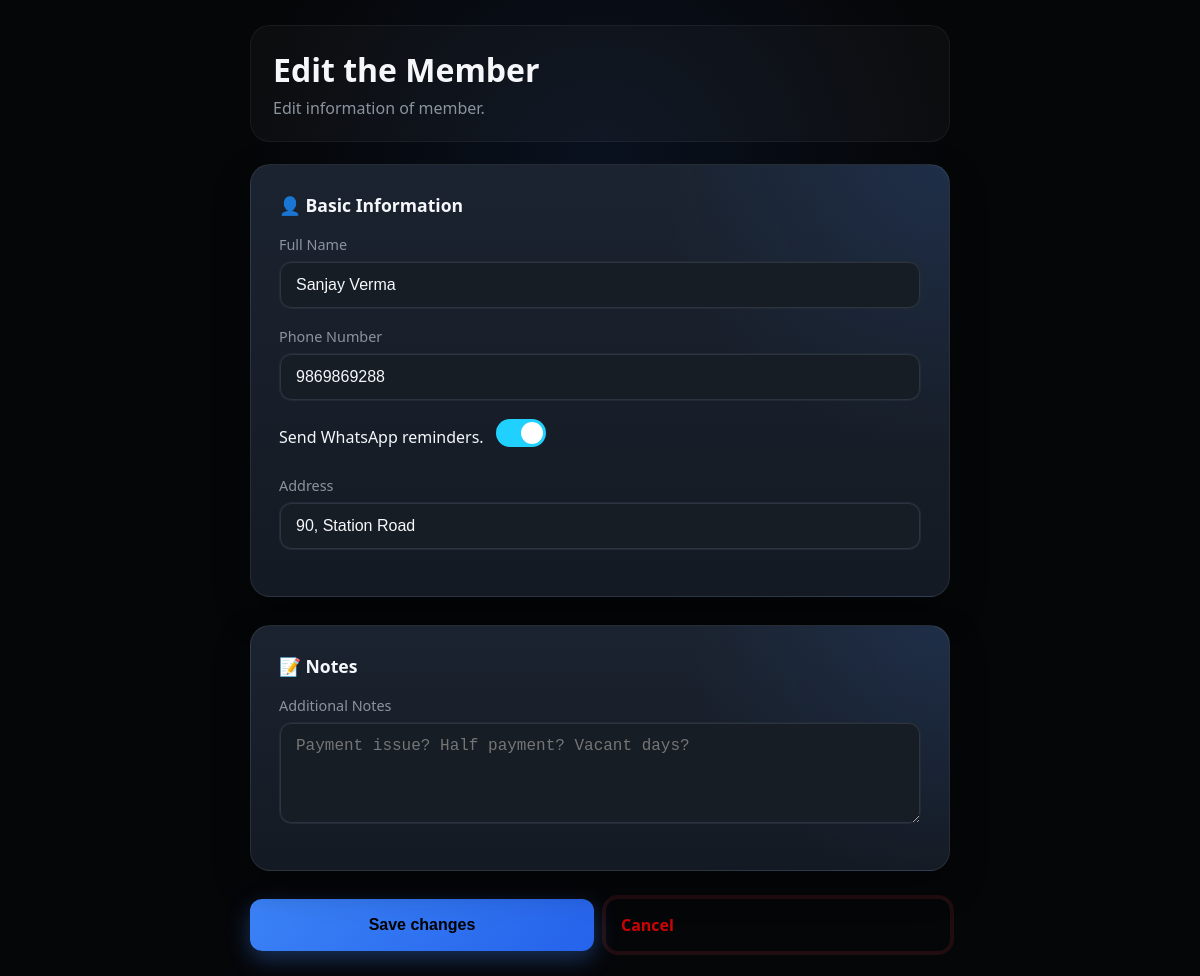
The page /members/529/edit (signed in) on the database its author committed.
### models.py (models this page shows, shortened)
class Member(db.Model):
    __tablename__ = "member"
    id = db.Column(db.Integer, primary_key=True)
    owner_id = db.Column(
        db.Integer,
        db.ForeignKey("gym_owner.id"),
        nullable=False,
        index=True
    )
    name = db.Column(db.String(100), nullable=False)
    address = db.Column(db.String(150), nullable=False)
    phone = db.Column(db.String(15), nullable=False)
    join_date = db.Column(db.Date, nullable=False)
    notes = db.Column(db.Text)
    membership_active = db.Column(db.Boolean, default=True, nullable=False)
    send_membership_reminder = db.Column(db.Boolean, default=True)
    current_plan_id = db.Column(
        db.Integer,
        db.ForeignKey("membership_plan.id")
    )
    current_plan = db.relationship("MembershipPlan", foreign_keys=[current_plan_id])
    membership_start = db.Column(db.Date)
    membership_expiry = db.Column(db.Date)
    memberships = db.relationship(
        "Membership",
        backref="member",
        lazy=True,
        cascade="all, delete-orphan"
    )
    attendance = db.relationship(
        "Attendance",
        backref="member",
        lazy=True,
        cascade="all, delete-orphan"
    )
    __table_args__ = (
        db.UniqueConstraint(
            "owner_id",
            "name",
            name="uq_owner_member_name"
        ),
    )

### routes/members.py (the view, shortened to what this page needs)
@members_bp.route("/members/<int:member_id>/edit", methods=["GET", "POST"])
@login_required
def edit_member(member_id):
    member = Member.query.filter_by(id=member_id, owner_id=current_user.id).first_or_404()
    errors, server_error = {}, False
    return render_template("edit_member.html", member=member, errors=errors, server_error=server_error)

### templates/edit_member.html (shortened to what this page needs)
<!doctype html>
<html lang="en">
<head>
  <link rel="stylesheet" href="{{url_for('static', filename='css/add_member.css') }}" />
</head>
<body>
  <div class="container">
    <header>
      <h1>Edit the Member</h1>
      <p>Edit information of member.</p>
    </header>
    <form action="/members/{{ member.id }}/edit" method="POST">
      <section class="card">
        <h2>👤 Basic Information</h2>
        <div class="input-group">
          <label for="name">Full Name</label>
          <input type="text" id="name" name="name" placeholder="Enter full name" value="{{ request.form.name or member.name }}"
            class="{% if errors.name %}input-error{% endif %}" required />
        </div>
        <div class="input-group">
          <label for="phone">Phone Number</label>
          <input type="tel" id="phone" name="phone" placeholder="+91 XXXXX XXXXX" value="{{ request.form.phone or member.phone }}"
            class="{% if errors.phone %}input-error{% endif %}" required />
        </div>
        <div class="switch-row">
                <p>Send WhatsApp reminders.</p>
            <label class="switch">
                <span class="slider"></span>
            </label>
        </div>
        <br>
        <div class="input-group">
          <label for="address">Address</label>
          <input type="text" id="address" name="address" placeholder="Village/Town/City" value="{{ request.form.address or member.address }}"
            class="{% if errors.address %}input-error{% endif %}" required />
        </div>
      </section>
      <section class="card">
        <h2>📝 Notes</h2>
        <div class="input-group">
          <label for="notes">Additional Notes</label>
          <textarea id="notes" name="notes" rows="4" placeholder="Payment issue? Half payment? Vacant days?">{{request.form.notes or member.notes}}</textarea>
        </div>
      </section>
      <div class="actions">
        <button type="submit">Save changes</button>
        <a href="/members/{{ member.id }}" class="button-secondary">
    Cancel
        </a>
      </div>
    </form>
  </div>
</body>
</html>

### static/css/add_member.css (style rules this page uses)
* { margin: 0; padding: 0; box-sizing: border-box; -webkit-tap-highlight-color: transparent; }
:root { --bg: #050608; --card: #151b24; --text: #f5f7fa; --muted: #8b949e; --primary: #3b82f6; --primary-hover: #2563eb; --border: #222b35; --input: #181d24; --radius: 18px; }
body { background: radial-gradient(circle at 50% 18%, rgba(59, 130, 246, 0.1), transparent 35%), var(--bg); color: var(--text); font-family: system-ui, sans-serif; padding: 25px 16px; }
.container { max-width: 700px; margin: auto; }
header { background: rgba(255, 255, 255, 0.03); border: 1px solid rgba(255, 255, 255, 0.05); padding: 22px; border-radius: 20px; margin-bottom: 22px; }
header h1 { font-size: 2rem; margin-bottom: 6px; }
header p { color: var(--muted); }
.card { position: relative; overflow: hidden; background: radial-gradient(circle at top right, rgba(59, 130, 246, 0.12), transparent 35%), linear-gradient(180deg, #1b2330, #141a23); border: 1px solid rgba(255, 255, 255, 0.08); box-shadow: 0 15px 35px rgba(0, 0, 0, 0.35); backdrop-filter: blur(14px); border-radius: 20px; padding: 28px; margin-bottom: 28px; gap: 22px; transition: 0.25s; animation: fade 0.45s ease; }
.card h2 { margin-bottom: 18px; font-size: 1.1rem; }
.input-group { display: flex; flex-direction: column; margin-bottom: 18px; }
label { margin-bottom: 7px; color: var(--muted); font-size: 0.9rem; }
input, select, textarea { width: 100%; padding: 14px 16px; border-radius: 12px; border: 1px solid var(--border); background: #171d25; color: var(--text); font-size: 1rem; outline: none; box-shadow: inset 0 0 0 1px #2b3440; transition: 0.2s; }
.actions { display: flex; gap: 12px; margin-top: 25px; }
button { flex: 1; border: none; border-radius: 12px; padding: 15px; cursor: pointer; font-size: 1rem; font-weight: 600; transition: 0.2s; }
button[type="submit"] { background: linear-gradient(135deg, #3b82f6, #2563eb); box-shadow: 0 8px 22px rgba(59, 130, 246, 0.35); }
.switch-row { display: flex; align-items: center; gap: 12px; }
.switch-row p { margin: 0; }
.switch { position: relative; display: inline-block; width: 50px; height: 28px; }
.slider { position: absolute; cursor: pointer; inset: 0; background-color: #777; border-radius: 28px; transition: 0.3s; }
.slider::before { content: ""; position: absolute; height: 22px; width: 22px; left: 3px; bottom: 3px; background-color: white; border-radius: 50%; transition: 0.3s; }
.switch input:checked + .slider { background-color: #20d0ff; }
.switch input:checked + .slider::before { transform: translateX(22px); }
.button-secondary { flex: 1; border: none; border-radius: 12px; padding: 15px; cursor: pointer; font-size: 1rem; font-weight: 600; transition: 0.2s; color: #ff0303cd; border-color: #ef4444 !important; box-shadow: 0 0 0 4px rgba(239, 68, 68, .12); text-decoration: none; }

### rows shown on the page
Member: name "Sanjay Verma", phone "9869869288", address "90, Station Road"
